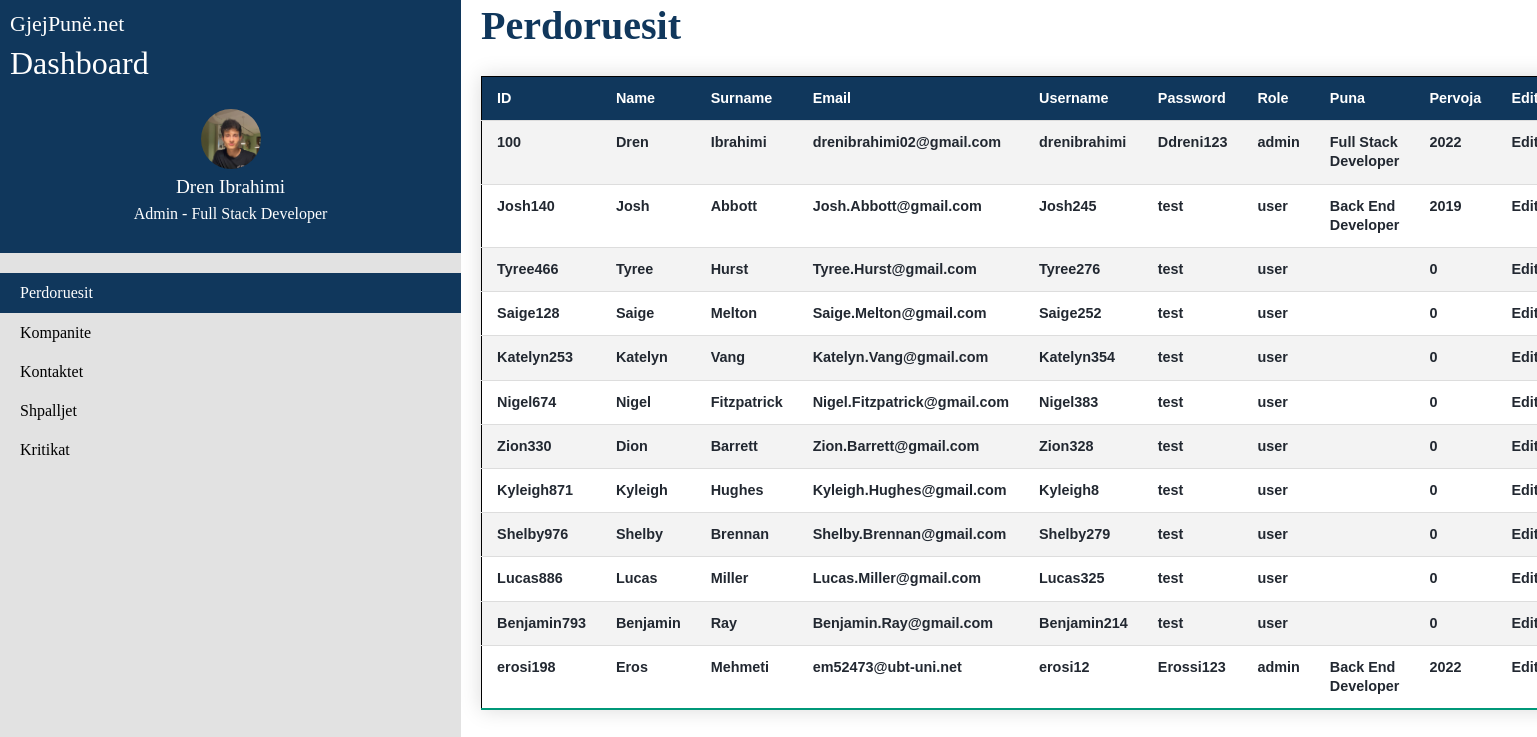
The app's page /view/dashboard.php (signed in) with its own data.
### tables this page shows
CREATE TABLE `user` (
  `id` varchar(50) NOT NULL,
  `name` varchar(50) NOT NULL,
  `surname` varchar(50) NOT NULL,
  `username` varchar(50) NOT NULL,
  `email` varchar(50) NOT NULL,
  `password` varchar(50) NOT NULL,
  `role` varchar(50) NOT NULL,
  `puna` varchar(50) NOT NULL,
  `pervoja` int(100) NOT NULL,
  `picture` varchar(255) NOT NULL
);

### repository/userRepository.php (called while the page is built, shortened)
<?php
class UserRepository {
    private $connection;
    function __construct() {
        $conn = new DatabaseConnection;
        $this->connection = $conn->startConnection();
    }
    function getAllUsers() {
        $conn = $this->connection;
        $sql = "SELECT * FROM user";
        $statement = $conn->query($sql);
        $users = $statement->fetchAll();
        return $users;
    }
    function getUserById($id) {
        $conn = $this->connection;
        $sql = "SELECT * FROM user where ID = '$id'";
        $statement = $conn->query($sql);
        $user = $statement->fetch();
        return $user;
    }
}
?>

### view/dashboard.php (the view, shortened to what this page needs)
<?php
    include_once "../repository/userRepository.php";
    $uRepo = new userRepository();
    $users = $uRepo->getAllUsers();
    $user = $uRepo->getUserById($_SESSION['id']);
    if (!($_SESSION['role'] == 'admin')) {
        header("location: index.php");
    }
    else {
?>
<!DOCTYPE html>
<html lang="en">
<head>
    <link rel="stylesheet" href="css/reset.css">
    <link rel="stylesheet" href="css/default-styles.css">
    <link rel="stylesheet" href="css/shpalljet-page.css">
    <link rel="stylesheet" href="css/table.css">
</head>
<body>
    <header>
        <nav class="container">
            <div>
                <div>
                    <a href="index.php"><h4>GjejPunë.net</h4></a>
                    <h3>Dashboard</h3>
                </div>
                <div class="admin-info">
                <?php echo "<img src='img/$user[picture]'>"; ?>
                <h5><?php echo $_SESSION['name']." ".$_SESSION['surname']?></h5>
                <p>Admin - <?php echo $_SESSION['puna'];?></p>
                </div>
            </div>
        </nav>
        <ul class="admin-list">
            <li class="active-option">Perdoruesit</li>
            <li>Kompanite</li>
            <li>Kontaktet</li>
            <li>Shpalljet</li>
            <li>Kritikat</li>
        </ul>
    </header>
    <main>
        <div class="container">
            <div class="dashboard-Perdoruesit">
                <h2>Perdoruesit</h2>
                <div>
                    <table class="styled-table">
                        <thead>
                            <tr>
                            <th>ID</th>
                            <th>Name</th>
                            <th>Surname</th>
                            <th>Email</th>
                            <th>Username</th>
                            <th>Password</th>
                            <th>Role</th>
                            <th>Puna</th>
                            <th>Pervoja</th>
                            <th>Edit</th>
                        </tr>
                    </thead>
                    <tbody>
                    <tr>
                        <?php
                            foreach ($users as $user) {
                                echo
                                "<tr>
                                    <td>$user[id]</td>
                                    <td>$user[name]</td>
                                    <td>$user[surname]</td>
                                    <td>$user[email]</td>
                                    <td>$user[username]</td>
                                    <td>$user[password]</td>
                                    <td>$user[role]</td>
                                    <td>$user[puna]</td>
                                    <td>$user[pervoja]</td>
                                    <td><a href='dashboard.php?x=edit&id=$user[id]'>Edit</a></td>
                                    <td><a href='deleteUser.php?id=$user[id]'>Delete</a></td>
                                </tr>";
                            }
                        ?>
                    </tr>
                    </tbody>
                </table>
                </div>
            </div>
                <?php
                    include_once "../repository/userRepository.php";
                ?>
        </div>
    </main>
</body>
</html>
<?php
    }
?>

### view/css/default-styles.css (style rules this page uses)
nav.container { display: flex; justify-content: space-between; align-items: center; margin: 75px auto; }
nav h3 { font-family: "Playfair Display"; font-weight: bolder; }
body, .section-introduction { font-family: "Lato"; font-style: normal; font-weight: bold; font-size: 16px; line-height: 120%; color: #222831; }
:root { --primary: #10375C; --primaryDark: #0D2C4A; --secondaryDark: #DD2C00; --secondaryLight: #FF5722; --paragraph: #6A6A6A; }
h2 { font-family: "Lora"; font-style: normal; font-weight: bold; font-size: 40px; line-height: 51px; color: var(--primary); }
h3 { font-family: "Lato"; font-style: normal; font-weight: 400; font-size: 40px; font-size: 3rem; line-height: 51px; columns: white; }
h4 { font-family: "Lora"; font-style: normal; font-weight: normal; font-size: 22px; line-height: 127%; color: #222831; }
nav h3 { font-size: 2rem; }
.container { margin: 0 auto; max-width: 1200px; padding: 0 20px; width: 100%; }
main, header, footer { transition: all 0.1s ease-in-out; }

### view/css/table.css (style rules this page uses)
.styled-table { border-collapse: collapse; margin: 25px 0; font-size: 0.9em; font-family: sans-serif; min-width: 400px; box-shadow: 0 0 20px rgba(0, 0, 0, 0.15); }
.styled-table thead tr { background-color: var(--primary); color: #ffffff; text-align: left; }
.styled-table th, .styled-table td { padding: 12px 15px; }
.styled-table tbody tr { border-bottom: 1px solid #dddddd; }
.styled-table tbody tr:nth-of-type(even) { background-color: #f3f3f3; }
.styled-table tbody tr:last-of-type { border-bottom: 2px solid #009879; }

### view/dashboard.php (style rules this page uses)
* , *:before, *:after { box-sizing:border-box; -moz-box-sizing:border-box; -webkit-box-sizing:border-box; -ms-box-sizing:border-box; }
header { font-family: "Montserrat"; color: white; width: 30%; float: left; height: 100vh; margin: unset; background-color: rgb(226, 226, 226); }
nav.container { background-color: var(--primary); flex-direction: column; padding: 10px; width: 100%; margin: unset; align-items: unset; }
nav.container h3 { color: white; font-family: "Montserrat"; font-weight: 500; }
nav.container h4 { color: white; }
nav h5 { font-weight: 400; font-size: 1.2rem; }
nav p { font-weight: 100; }
.admin-info { display: flex; justify-content: center; align-items: center; flex-direction: column; padding: 20px 0; }
.admin-info h5 { padding: 8px 0; }
.admin-info img { width: 60px; height: 60px; border-radius: 50%; }
.admin-list { font-weight: 500; color: black; padding: 20px 0; }
.admin-list li { padding: 10px 20px; transition: all 0.1s ease-in-out; }
main { width: 70%; float: right; }
table tr { border: 1px solid black; }
main h2 { font-family: "Montserrat"; }
.active-option { background: rgb(16 55 92); color: white; }

### records on screen
user: picture (picture), id "100", name "Dren", surname "Ibrahimi", email "drenibrahimi02@gmail.com", username "drenibrahimi", password "Ddreni123", role "admin", puna "Full Stack Developer", pervoja "2022"
user: id "Josh140", name "Josh", surname "Abbott", email "Josh.Abbott@gmail.com", username "Josh245", password "test", role "user", puna "Back End Developer", pervoja "2019"
user: id "Tyree466", name "Tyree", surname "Hurst", email "Tyree.Hurst@gmail.com", username "Tyree276", password "test", role "user", pervoja "0"
user: id "Saige128", name "Saige", surname "Melton", email "Saige.Melton@gmail.com", username "Saige252", password "test", role "user", pervoja "0"
user: id "Katelyn253", name "Katelyn", surname "Vang", email "Katelyn.Vang@gmail.com", username "Katelyn354", password "test", role "user", pervoja "0"
user: id "Nigel674", name "Nigel", surname "Fitzpatrick", email "Nigel.Fitzpatrick@gmail.com", username "Nigel383", password "test", role "user", pervoja "0"
user: id "Zion330", name "Dion", surname "Barrett", email "Zion.Barrett@gmail.com", username "Zion328", password "test", role "user", pervoja "0"
user: id "Kyleigh871", name "Kyleigh", surname "Hughes", email "Kyleigh.Hughes@gmail.com", username "Kyleigh8", password "test", role "user", pervoja "0"
user: id "Shelby976", name "Shelby", surname "Brennan", email "Shelby.Brennan@gmail.com", username "Shelby279", password "test", role "user", pervoja "0"
user: id "Lucas886", name "Lucas", surname "Miller", email "Lucas.Miller@gmail.com", username "Lucas325", password "test", role "user", pervoja "0"
user: id "Benjamin793", name "Benjamin", surname "Ray", email "Benjamin.Ray@gmail.com", username "Benjamin214", password "test", role "user", pervoja "0"
user: id "erosi198", name "Eros", surname "Mehmeti", email "em52473@ubt-uni.net", username "erosi12", password "Erossi123", role "admin", puna "Back End Developer", pervoja "2022"

### other values on screen
$_SESSION['name'] "Dren"
$_SESSION['surname'] "Ibrahimi"
$_SESSION['puna'] "Full Stack Developer"
